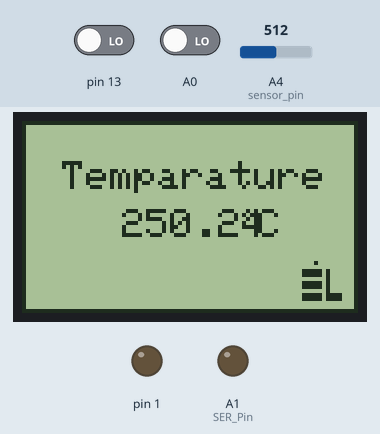
Bench run of a sketch on a simulated Arduino Uno, built with avr-gcc and run on an emulated ATmega328P. On the bench: 84×48 one-colour display, output pins drawn as LEDs (lit = HIGH). The test bench sets the inputs (shaded band); at power-on: pin 13 LOW, A0 LOW, A4 (sensor_pin) = 512. Pins used as bus, display or sensor lines are not drawn.

Above: at 16.2 s.
16.3 s: pin 13 driven HIGH
At 19.2 s:
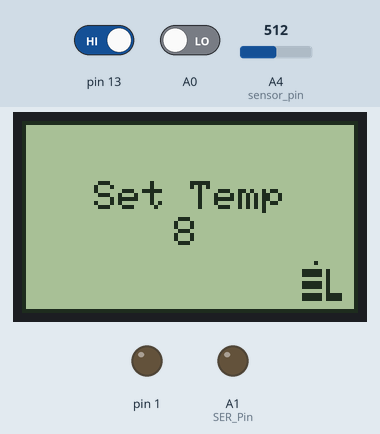
19.3 s: A0 driven HIGH
20.8 s: pin 13 driven LOW
At 21.3 s:
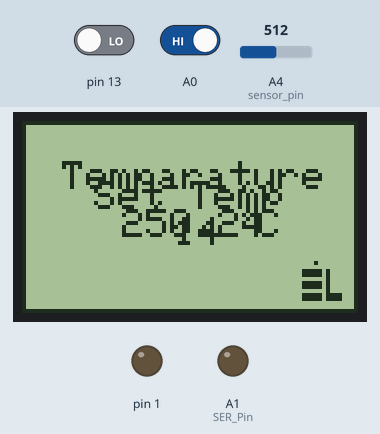
22.9 s: A4 (sensor_pin) set to 716
At 23.8 s:
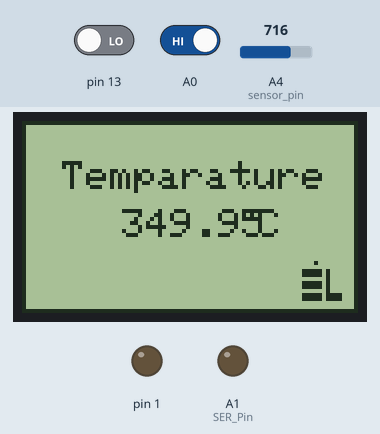
24.5 s: A4 (sensor_pin) set to 900
At 25.5 s:
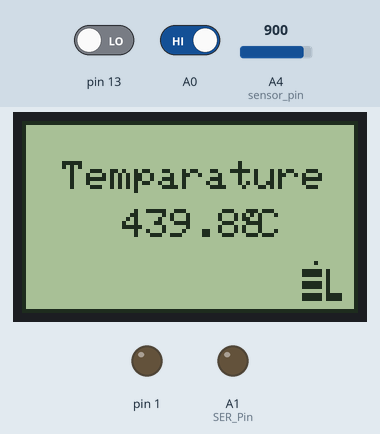
26.0 s: A4 (sensor_pin) set to 1023
At 27.2 s:
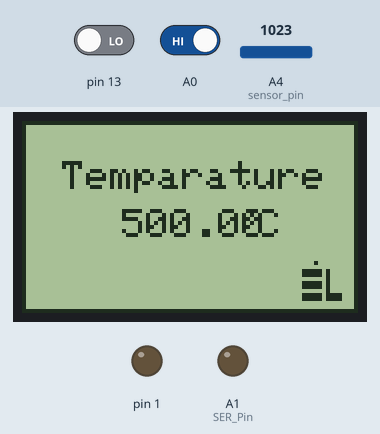
Timing chart, 0 to 28.6 s (numbered marks = the images above; inputs shaded):
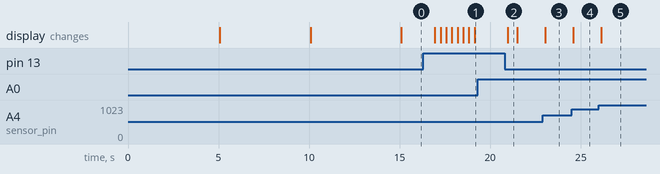

Measured:
- after the input at 16.3 s, the display: first changes after 0.64 s (image 1 shows a later state)
- after the input at 19.3 s, every drawn part: stays the same
- after the input at 20.8 s, the display: changes after 0.17 s (image 2)
- after the input at 22.9 s, the display: changes after 0.13 s (image 3)
- after the input at 24.5 s, the display: changes after 0.08 s (image 4)
- after the input at 26.0 s, the display: changes after 0.13 s (image 5)
- what the display in image 2 shows lasts 0.5 s, from 21.0 s to 21.5 s

The sketch:

11_Temperature_Control_System.ino
```cpp
#include <SPI.h>
#include <Adafruit_GFX.h>
#include <Adafruit_PCD8544.h>
int count=0;
#define sensor_pin A4
float vout;
int SER_Pin=A1;
int RCLK_Pin=6;
int SRCLK_Pin = 5;
Adafruit_PCD8544 display = Adafruit_PCD8544(8, 9, 10, 12, 11);
const byte logo_el[] PROGMEM = {16,10,
B00000000,B00000000,
B11111010,B00000000,
B11111010,B00000000,
B00000010,B00000000,
B11111010,B00000000,
B11111010,B00000000,
B00000010,B00000000,
B11111011,B11000000,
B11111011,B11000000,
B00000000,B00000000,
};
#define number_of_74hc595s 3
#define numOfRegisterPins number_of_74hc595s*8
boolean registers[numOfRegisterPins];
void setup()
{
  pinMode(SER_Pin,OUTPUT);
  pinMode(RCLK_Pin,OUTPUT);
  pinMode(SRCLK_Pin,OUTPUT);
  clearRegisters();
  writeRegisters();
  pinMode(sensor_pin,INPUT);
  pinMode(1,OUTPUT);
  display.begin();
  display.setContrast(50);
  display.clearDisplay();
  display_El_logo();
  display_L2S();
  display_title();
}

void loop()
{

if(digitalRead(13)==HIGH)
{
  display.clearDisplay();
  int b=digitalRead(13);
    while(1)
    {
      display.drawRect(0, 0, 84 , 48,BLACK);
      display.setCursor(18,15);
      display.println("Set Temp");
      if(digitalRead(13)== HIGH)
      count++;
      delay(300);
      display.setCursor(38,24);
      display.println(count);
      display.setTextSize(1);
      display.setTextColor(BLACK);
      if(digitalRead(A0)==HIGH)
      break;
      display.drawBitmap(70,35,logo_el,10,10,BLACK);
      display.display();
      display.clearDisplay();
    }
}
else
{
   display.drawRect(0, 0, 84 , 48,BLACK);
   display.setCursor(10,10);
   display.println("Temparature");
   vout=analogRead(sensor_pin);  // Reads the analog pin value & store it
   vout=(vout*5)/(1023);        // calculating the voltage at analog output pin
   vout=vout*100;                    // calculating temperature in degree celsius
   display.setCursor(25,22);
   display.print(vout);
   display.drawPixel(56,22,BLACK);
   display.drawPixel(55,23,BLACK);
   display.drawPixel(56,24,BLACK);
   display.drawPixel(57,23,BLACK);
   display.setCursor(59,22);
   display.println("C");

   if(vout>=count  &&  count>=28)
   {
     digitalWrite(1,HIGH);
     display.setCursor(25,32);
     display.println("Fan ON");
   }
   else
   {
     digitalWrite(1,LOW);
   }
   display.drawBitmap(70,35,logo_el,10,10,BLACK);
   display.display();
   display.clearDisplay();
   delay(500);
}
}
//***********************Elintlabz logo*****************************************//
void display_El_logo()
{
   display.fillRect(15,2,21,6,BLACK);
   display.fillRect(15,12,21,6,BLACK);
   display.fillRect(15,22,21,6,BLACK);
   display.fillRect(45,2,6,26,BLACK);
   display.fillRect(50,22,18,6,BLACK);
   display.setCursor(15,35);
   display.print("ElintLabz");
   display.display();
   delay(5000);
   display.clearDisplay();
}

 //******************************learn2solder**********************************//
void display_L2S()
{
  display.drawRect(0, 0, 84 , 48,BLACK);
  display.setCursor(26, 10);
  display.println("LEARN");
  display.setCursor(38,20);
  display.println("2");
  display.setCursor(22,30);
  display.println("SOLDER");
  display.display();
  delay(5000);
  display.clearDisplay();
}

//********************************Title********************************************//
void display_title()
{
  display.drawRect(0, 0, 84 , 48,BLACK);
  display.setCursor(10,10);
  display.print("Temperature");
  display.setCursor(20,18);
  display.print("control");
  display.setCursor(22,26);
  display.print("system ");
  display.drawBitmap(70,35,logo_el,10,10,BLACK);
  display.display();
  delay(5000);
  display.clearDisplay();
}

//***********************************clear bargraph**********************//
 void writeRegisters()
 {
  digitalWrite(RCLK_Pin, LOW);
  for(int i = numOfRegisterPins - 1; i >=  0; i--)
  {
    digitalWrite(SRCLK_Pin, LOW);
    int val = registers[i];
    digitalWrite(SER_Pin, val);
    digitalWrite(SRCLK_Pin, HIGH);
  }
  digitalWrite(RCLK_Pin, HIGH);
 }

 void clearRegisters()
 {
  for(int i = numOfRegisterPins - 1; i >=  0; i--)
  {
     registers[i] = LOW;
  }
  writeRegisters();
 }
```
